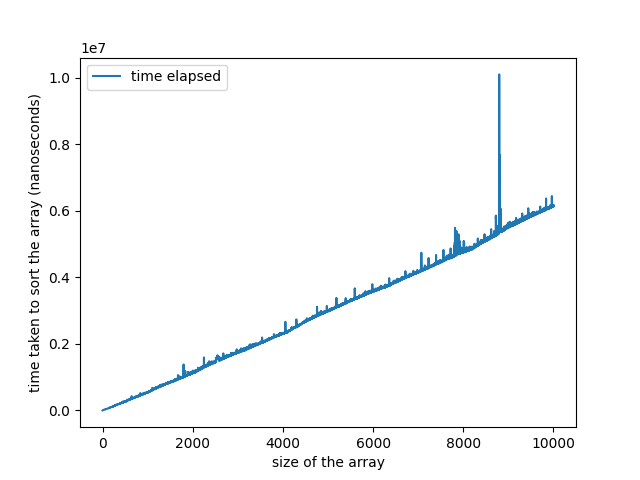

Recreate this plot in Python.
import subprocess
import json
import pandas as pd
import matplotlib.pyplot as plt



subprocess.run(["make"])
time_taken_in_respect_to_array_size = {"size":[],"time elapsed":[]}


for i in range(10,10**9):
    result = subprocess.run(["./merge_sort",str(i)], capture_output=True, text=True)
    time_taken_in_respect_to_array_size["size" ].append(json.loads(result.stdout)["size"])
    time_taken_in_respect_to_array_size["time elapsed"].append(json.loads(result.stdout)["Elapsed time"])

df = pd.DataFrame(data=time_taken_in_respect_to_array_size)
df.plot(kind="line",y="time elapsed",x="size",xlabel='size of the array',ylabel='time taken to sort the array (nanoseconds)')
plt.savefig('benchmark_this_is_it.png')
